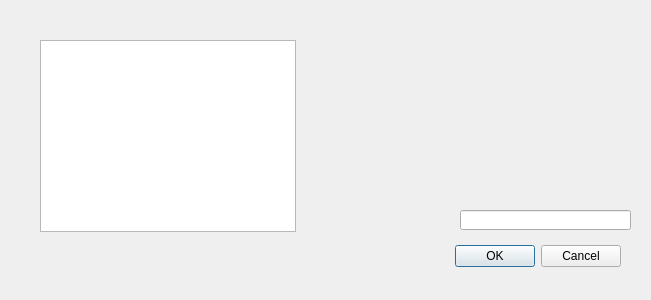
<?xml version="1.0" encoding="UTF-8"?>
<ui version="4.0">
 <class>DIAL_REGROUPER_VAL</class>
 <widget class="QDialog" name="DIAL_REGROUPER_VAL">
  <property name="geometry">
   <rect>
    <x>0</x>
    <y>0</y>
    <width>651</width>
    <height>300</height>
   </rect>
  </property>
  <property name="windowTitle">
   <string>Dialog</string>
  </property>
  <widget class="QDialogButtonBox" name="buttonBox">
   <property name="geometry">
    <rect>
     <x>280</x>
     <y>240</y>
     <width>341</width>
     <height>32</height>
    </rect>
   </property>
   <property name="orientation">
    <enum>Qt::Horizontal</enum>
   </property>
   <property name="standardButtons">
    <set>QDialogButtonBox::Cancel|QDialogButtonBox::Ok</set>
   </property>
  </widget>
  <widget class="QLineEdit" name="lineEdit">
   <property name="geometry">
    <rect>
     <x>460</x>
     <y>210</y>
     <width>171</width>
     <height>20</height>
    </rect>
   </property>
  </widget>
  <widget class="QTreeView" name="Liste">
   <property name="geometry">
    <rect>
     <x>40</x>
     <y>40</y>
     <width>256</width>
     <height>192</height>
    </rect>
   </property>
  </widget>
 </widget>
 <resources/>
 <connections>
  <connection>
   <sender>buttonBox</sender>
   <signal>accepted()</signal>
   <receiver>DIAL_REGROUPER_VAL</receiver>
   <slot>accept()</slot>
   <hints>
    <hint type="sourcelabel">
     <x>498</x>
     <y>254</y>
    </hint>
    <hint type="destinationlabel">
     <x>157</x>
     <y>274</y>
    </hint>
   </hints>
  </connection>
  <connection>
   <sender>buttonBox</sender>
   <signal>rejected()</signal>
   <receiver>DIAL_REGROUPER_VAL</receiver>
   <slot>reject()</slot>
   <hints>
    <hint type="sourcelabel">
     <x>316</x>
     <y>260</y>
    </hint>
    <hint type="destinationlabel">
     <x>286</x>
     <y>274</y>
    </hint>
   </hints>
  </connection>
 </connections>
</ui>
